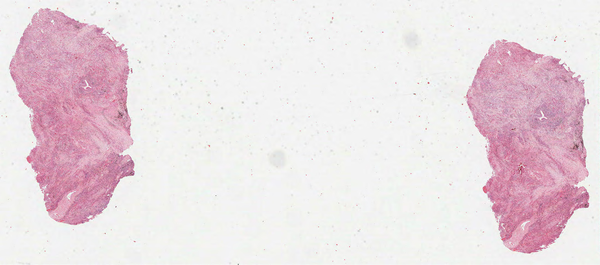
#> input picture results/figures/disagreement_thumbnails/clean/1365c2c0.png, 600 x 265 px
$ python make_disagreement_grid_v3.py
#> lines starting #> are read from the running program, lines starting #| are printed output that depends on the picture
"""
make_disagreement_grid_v3.py
-----------------------------
IEEE-compliant disagreement thumbnail grid.
7 slides, 2 rows x 4 cols layout.
300 DPI, larger fonts, clean captions.

Usage:
  python -m scripts.figures.make_disagreement_grid_v3
"""

import os
from PIL import Image, ImageDraw, ImageFont

_PROJECT_ROOT = os.path.abspath(os.path.join(os.path.dirname(__file__), "..", ".."))
CLEAN_DIR = os.path.join(_PROJECT_ROOT, "results", "figures", "disagreement_thumbnails", "clean")
OUT_PATH  = os.path.join(_PROJECT_ROOT, "results", "figures", "disagreement_grid_v3.png")

SLIDES = [
    ("1365c2c0", "LUAD", 0.0001, 0.7733, "ABMIL",  773),
    ("1ec9435b", "LUAD", 0.0760, 0.9958, "ABMIL", 3182),
    ("fbcae59c", "LUAD", 0.1365, 0.9787, "ABMIL", 2028),
    ("331bb33f", "LUAD", 0.5353, 0.0010, "Gated", 4253),
    ("3dfc4d6e", "LUAD", 0.6657, 0.0204, "Gated", 1597),
    ("933463fd", "LUAD", 0.9669, 0.0014, "Gated", 7335),
    ("eed858e8", "LUSC", 0.0343, 0.9393, "Gated", 3042),
]

THUMB_SIZE   = 420
CAPTION_H    = 100
PAD          = 18
COLS         = 4
ROWS         = 2
BG           = (255, 255, 255)
CAP_BG       = (245, 245, 245)
BORDER_W     = 6
ABMIL_COLOR  = (33,  150, 243)
GATED_COLOR  = (156,  39, 176)
GREEN        = (0,  140,   0)
RED          = (200,   0,   0)
DARK         = (30,   30,  30)

CELL_W  = THUMB_SIZE
CELL_H  = THUMB_SIZE + CAPTION_H
TITLE_H = 36
GRID_W  = COLS * CELL_W + (COLS + 1) * PAD
GRID_H  = ROWS * CELL_H + (ROWS + 1) * PAD + TITLE_H

grid = Image.new("RGB", (GRID_W, GRID_H), BG)
#> grid: PIL image 1770x1130 RGB; every value is 255
draw = ImageDraw.Draw(grid)

# Title
draw.text((PAD, 8),
          "Disagreement Cases: ABMIL vs. Gated ABMIL  |  Blue border = ABMIL correct  |  Purple border = Gated correct",
          fill=DARK)

for i, (fid, true_label, abmil_p, gated_p, winner, n_tiles) in enumerate(SLIDES):
    row = i // COLS
    col = i % COLS
    x0  = PAD + col * (CELL_W + PAD)
    y0  = TITLE_H + PAD + row * (CELL_H + PAD)

    img_path = os.path.join(CLEAN_DIR, f"{fid}.png")
    if not os.path.exists(img_path):
        print(f"  [SKIP] {fid}")
        continue

    img = Image.open(img_path).convert("RGB")
#> img is the input picture: PIL image 600x265 RGB; mean R, G, B 234.6, 221.5, 226.2
    img = img.resize((THUMB_SIZE, THUMB_SIZE), Image.LANCZOS)
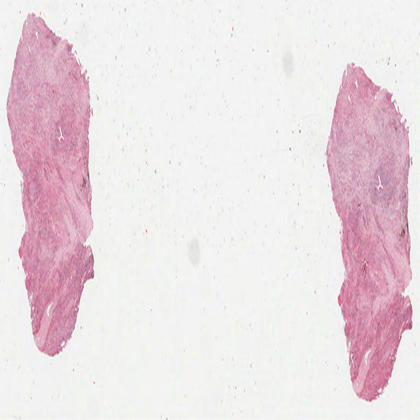
#> img: PIL image 420x420 RGB; mean R, G, B 234.6, 221.4, 226.2
    grid.paste(img, (x0, y0))
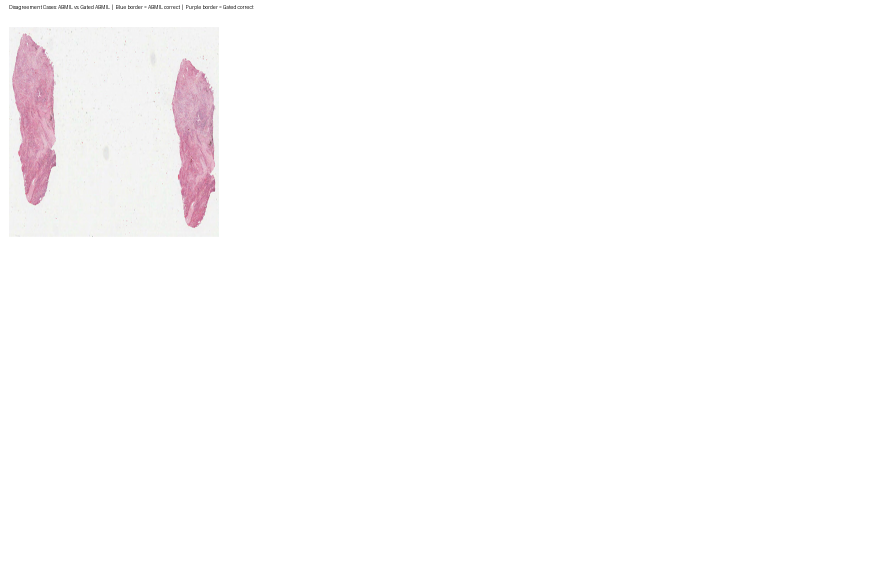
#> grid: PIL image 1770x1130 RGB (shown at 1/2 size); mean R, G, B 253.1, 251.9, 252.3

    border_color = ABMIL_COLOR if winner == "ABMIL" else GATED_COLOR
    draw.rectangle([x0, y0, x0 + THUMB_SIZE - 1, y0 + THUMB_SIZE - 1],
                   outline=border_color, width=BORDER_W)

    # Caption
    cap_y = y0 + THUMB_SIZE
    draw.rectangle([x0, cap_y, x0 + CELL_W, cap_y + CAPTION_H], fill=CAP_BG)
    draw.line([x0, cap_y, x0 + CELL_W, cap_y], fill=border_color, width=2)

    abmil_pred  = "LUAD" if abmil_p < 0.5 else "LUSC"
    gated_pred  = "LUAD" if gated_p < 0.5 else "LUSC"
    abmil_color = GREEN if abmil_pred == true_label else RED
    gated_color = GREEN if gated_pred == true_label else RED

    draw.text((x0 + 8, cap_y + 6),
              f"True: {true_label}   Tiles: {n_tiles}", fill=DARK)
    draw.text((x0 + 8, cap_y + 28),
              f"ABMIL: {abmil_p:.3f}  ->  {abmil_pred}", fill=abmil_color)
    draw.text((x0 + 8, cap_y + 50),
              f"Gated: {gated_p:.3f}  ->  {gated_pred}", fill=gated_color)
    draw.text((x0 + 8, cap_y + 72),
              f"Correct: {winner}", fill=border_color)
#> pass 2 of the loop `for i, (fid, true_label, abmil_p, gated_p, winner, n_tiles) in enumera..`:
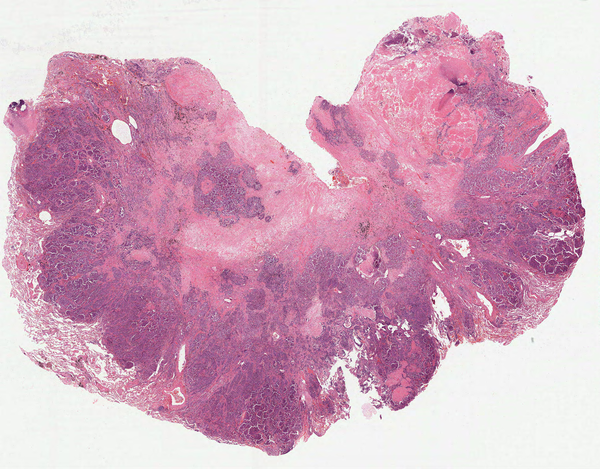
#> input picture results/figures/disagreement_thumbnails/clean/1ec9435b.png, 600 x 469 px
#> img is the input picture: PIL image 600x469 RGB; mean R, G, B 211, 169.9, 190.7
#> `img = img.resize((THUMB_SIZE, THUMB_SIZE), Image.LANCZOS)`:
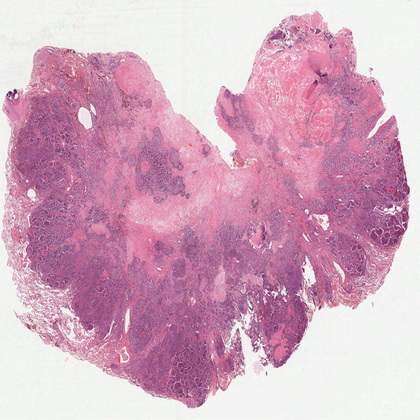
#> img: PIL image 420x420 RGB; mean R, G, B 211, 169.9, 190.7
#> `grid.paste(img, (x0, y0))`:
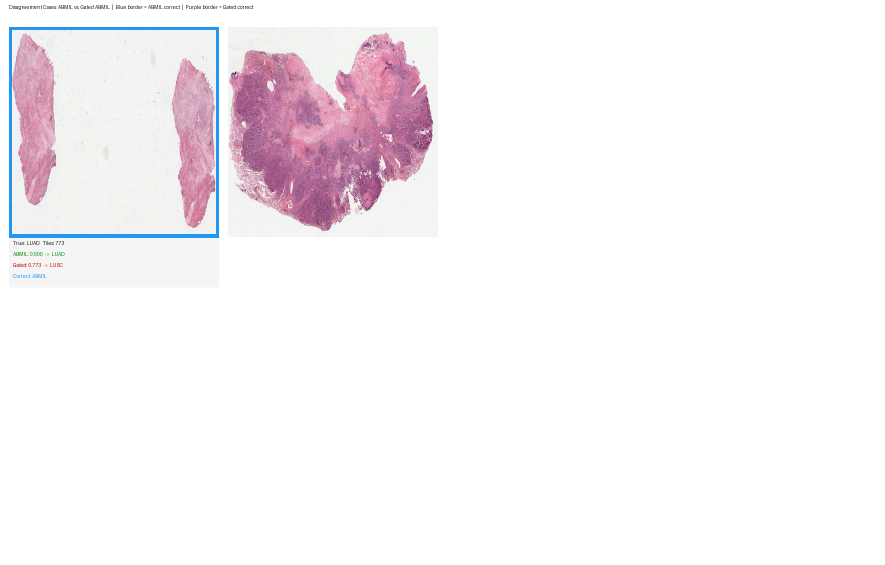
#> grid: PIL image 1770x1130 RGB (shown at 1/2 size); mean R, G, B 247.8, 243.6, 246.4

grid.save(OUT_PATH, dpi=(300, 300))
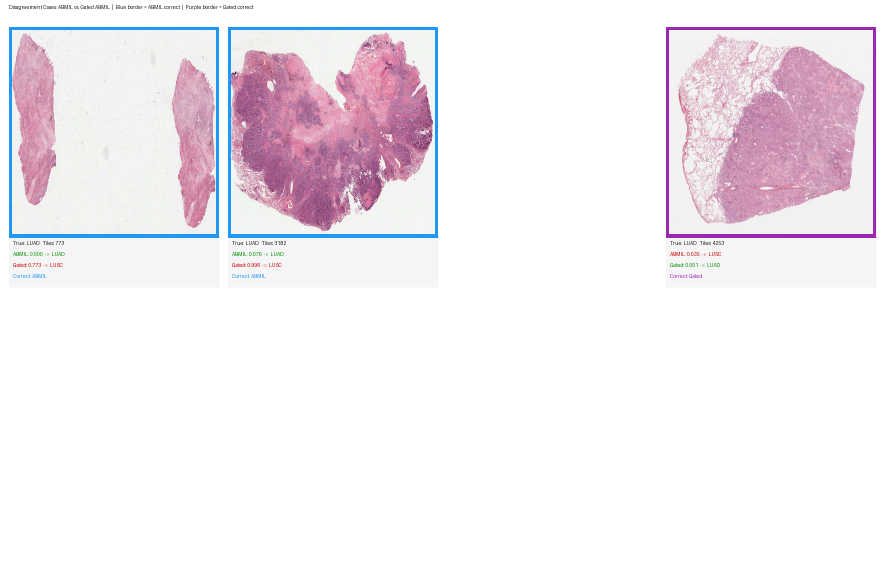
#> saved as disagreement_grid_v3.png: PIL image 1770x1130 RGB (shown at 1/2 size); mean R, G, B 243.1, 236.7, 241.9
print(f"Saved: {OUT_PATH}")
